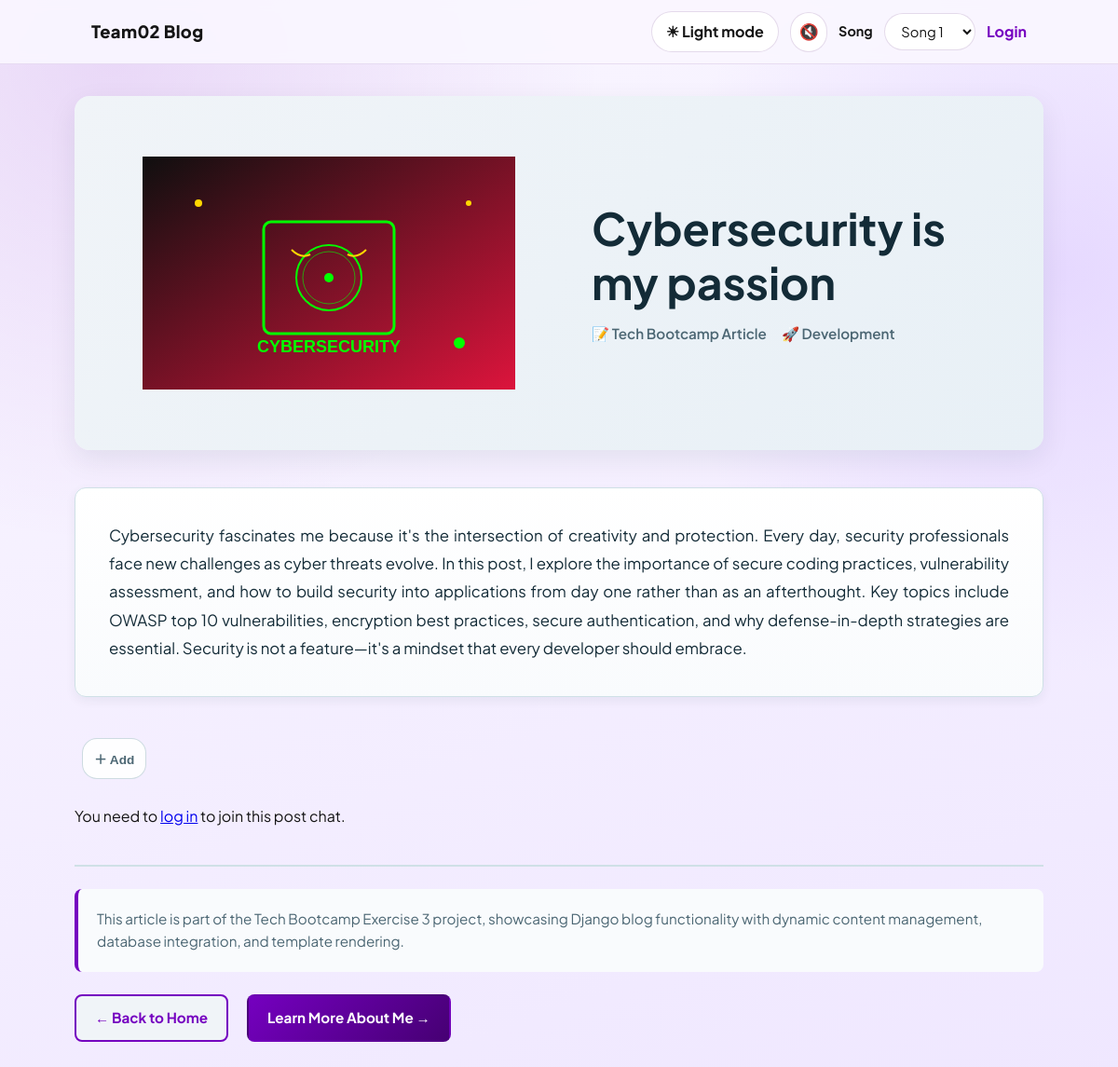
Page /posts/cybersecurity-is-my-passion on the committed database.
### blog/models.py (models this page shows, shortened)
class Post(models.Model):
    title = models.CharField(max_length=200)
    content = models.TextField()
    slug = models.SlugField(unique=True)
    publish_date = models.DateField(blank=True, null=True)

### blog/views.py (the view)
# urls.py: path("posts/<slug:slug>", views.post_details, name="post-details-page"), #/posts/my-first-post
def post_details(request, slug):
    post = get_object_or_404(Post, slug=slug)
    return render(request, "blog/post-detail.html", {
        "post": post
    })

### blog/templatetags/emoji_reactions.py (called while the page is built)
@register.inclusion_tag("emoji_reactions/widget.html", takes_context=True)
def reaction_widget(context, obj):
    request = context.get("request")
    content_type = ContentType.objects.get_for_model(obj, for_concrete_model=False)
    object_session_key = build_object_session_key(content_type.pk, obj.pk)
    selected_reaction = None
    if request:
        _reaction_map, state = get_session_reaction_state(request, object_session_key)
        selected_reaction = state.get("reaction")
    return {
        "content_type_id": content_type.pk,
        "object_id": obj.pk,
        "next_url": request.get_full_path() if request else "/",
        "buttons": EmojiReaction.button_payload_for(obj),
        "selected_reaction": selected_reaction,
    }

### emoji_reactions/models.py (called while the page is built)
    @classmethod
    def button_payload_for(cls, obj):
        content_type = ContentType.objects.get_for_model(obj, for_concrete_model=False)
        reaction_counts = {
            r.emoji: r.count
            for r in cls.objects.filter(content_type=content_type, object_id=obj.pk)
        }
        return [
            {"emoji": emoji, "count": reaction_counts.get(emoji, 0)}
            for emoji in AVAILABLE_EMOJIS
        ]

### emoji_reactions/views.py (called while the page is built)
def build_object_session_key(content_type_pk, object_pk):
    return f"{content_type_pk}:{object_pk}"

def get_session_reaction_state(request, session_key):
    reaction_map = request.session.get(_SESSION_KEY, {})
    state = reaction_map.get(session_key, {})
    return reaction_map, state

### blog/templates/blog/post-detail.html (shortened to what this page needs)
{% extends "base.html" %}
{% load static %}
{% load emoji_reactions %}
{% block content %}
  <article class="post-detail">
    <div class="post-header">
      <div class="post-header-image">
        {% if post.slug == "my-first-django-project" %}
          <img src="{% static 'blog/pic.jpg' %}" alt="Osaka gourmate" class="post-hero-image">
        {% elif "django" in post.slug %}
          <img src="{% static 'blog/django-project.svg' %}" alt="Django project illustration" class="post-hero-image">
        {% elif "cybersecurity" in post.slug %}
          <img src="{% static 'blog/cybersecurity.svg' %}" alt="Cybersecurity illustration" class="post-hero-image">
        {% elif "tokyo" in post.slug or "osaka" in post.slug %}
          <img src="{% static 'blog/touzai.png' %}" alt="Tokyo and Osaka comparison" class="post-hero-image">
        {% else %}
          <img src="{% static 'blog/confused-dev.svg' %}" alt="Developer illustration" class="post-hero-image">
        {% endif %}
      </div>
      <div class="post-title-container">
        <h1 class="post-title">{{ post.title }}</h1>
        <div class="post-meta">
          <span class="post-date" aria-label="Published date">📝 Tech Bootcamp Article</span>
          <span class="post-category" aria-label="Category">🚀 Development</span>
        </div>
      </div>
    </div>
    <div class="post-content">
      <p class="post-body">
        {{ post.content }}
      </p>
    </div>
    <div class="post-reactions">
      {% reaction_widget post %}
    </div>
    {% if user.is_authenticated %}
      {% include "blog/post_chatbox.html" %}
    {% else %}
      <p>You need to <a href="{% url 'login' %}">log in</a> to join this post chat.</p>
    {% endif %}
    <div class="post-footer">
      <hr class="divider">
      <p class="post-description">
        This article is part of the Tech Bootcamp Exercise 3 project, showcasing Django blog functionality
        with dynamic content management, database integration, and template rendering.
      </p>
      <div class="post-navigation">
        <a href="{% url 'starting-page' %}" class="back-link">← Back to Home</a>
        <a href="{% url 'about-page' %}" class="related-link">Learn More About Me →</a>
      </div>
    </div>
  </article>
{% endblock %}

### blog/static/blog/styles.css (style rules this page uses)
:root { --bg-top: #faf7ff; --bg-bottom: #efe7ff; --surface: #ffffff; --surface-soft: #f7f2ff; --text: #151515; --muted: #51466a; --border: #d9ccf3; --brand: #7500c0; --brand-dark: #460073; --accent: #a100ff; }
* { box-sizing: border-box; }
body { margin: 0; font-family: "Plus Jakarta Sans", "Segoe UI", Tahoma, sans-serif; color: var(--text); background: radial-gradient(circle at 10% 5%, rgba(117, 0, 192, 0.12), transparent 34%), radial-gradient(circle at 95% 25%, rgba(195, 163, 255, 0.3), transparent 30%), linear-gradient(160deg, var(--bg-top), var(--bg-bottom)); line-height: 1.5; min-height: 100vh; }
h1 { margin: 0; font-size: clamp(1.8rem, 2.7vw, 2.6rem); line-height: 1.15; }

### blog/static/blog/dark-mode.css (style rules this page uses)
:root { --page-bg: #ffffff; --text-color: #151515; --nav-bg: transparent; --nav-link: #460073; --nav-link-hover: #a100ff; --card-bg: #ffffff; --card-text: #151515; --muted-text: #51466a; --welcome-bg: linear-gradient(to right top, #7500c0, #c3a3ff); --about-bg: #e6dcff; --summary-bg: #f1e9ff; --post-hover-bg: #7500c0; --post-hover-text: #ffffff; --post-hover-time: #efe7ff; --bg-top: #faf7ff; --bg-bottom: #efe7ff; --surface: #ffffff; --surface-soft: #f7f2ff; --text: #151515; --muted: #51466a; --border: #d9ccf3; --brand: #7500c0; --brand-dark: #460073; --accent: #a100ff; --toggle-bg: rgba(255, 255, 255, 0.92); --toggle-text: #151515; --toggle-border: rgba(70, 0, 115, 0.14); --toggle-hover-bg: #f1e9ff; }
body { background-color: var(--page-bg); color: var(--text-color); transition: background-color 0.25s ease, color 0.25s ease; }

### blog/templates/blog/post-detail.html (style rules this page uses)
.post-detail { animation: fade-up 600ms ease both; }
.post-header { background: linear-gradient(135deg, #f0f4f8 0%, #e8f0f6 100%); border-radius: 16px; overflow: hidden; margin-bottom: 40px; display: grid; grid-template-columns: 1fr 1fr; gap: 30px; align-items: center; padding: 40px; box-shadow: 0 10px 30px rgba(10, 43, 54, 0.08); }
.post-header-image { display: flex; align-items: center; justify-content: center; min-height: 300px; }
.post-hero-image { max-width: 100%; height: auto; max-height: 300px; }
.post-title-container { padding: 20px; }
.post-title { font-size: clamp(2rem, 4vw, 3rem); margin: 0 0 16px; color: #132b37; line-height: 1.2; }
.post-meta { display: flex; gap: 16px; flex-wrap: wrap; align-items: center; }
.post-date, .post-category { font-size: 0.95rem; color: #4b6673; font-weight: 600; }
.post-content { background: linear-gradient(180deg, #ffffff, #f9fbfd); border: 1px solid #cfe0e6; border-radius: 12px; padding: 36px; margin-bottom: 32px; box-shadow: 0 4px 12px rgba(10, 43, 54, 0.06); }
.post-body { font-size: 1.05rem; line-height: 1.8; color: #132b37; margin: 0; text-align: justify; }
.post-footer { margin-top: 40px; }
.divider { border: none; border-top: 2px solid #cfe0e6; margin: 0 0 24px; }
.post-description { background: #f9fbfd; border-left: 4px solid var(--brand); padding: 20px; border-radius: 8px; color: #4b6673; font-size: 0.95rem; line-height: 1.6; margin: 0 0 24px; }
.post-navigation { display: flex; gap: 20px; flex-wrap: wrap; margin-top: 24px; }
.back-link, .related-link { display: inline-flex; align-items: center; gap: 8px; padding: 12px 20px; text-decoration: none; border-radius: 8px; font-weight: 700; transition: all 200ms ease; font-size: 0.95rem; }
.back-link { background: #f0f4f8; color: var(--brand); border: 2px solid var(--brand); }
.related-link { background: linear-gradient(135deg, var(--brand), var(--brand-dark)); color: #fff; border: 2px solid transparent; }

### rows in the picture
Post: title "Cybersecurity is my passion", content "Cybersecurity fascinates me because it's the intersection of creativity and protection. Every day, security professionals face new challenges as cyber threats evolve. In this post, I explore the importance of secure coding practices, vulnerability assessment, and how to build security into applications from day one rather than as an afterthought. Key topics include OWASP top 10 vulnerabilities, encryption best practices, secure authentication, and why defense-in-depth strategies are essential. Security is not a feature—it's a mindset that every developer should embrace."
